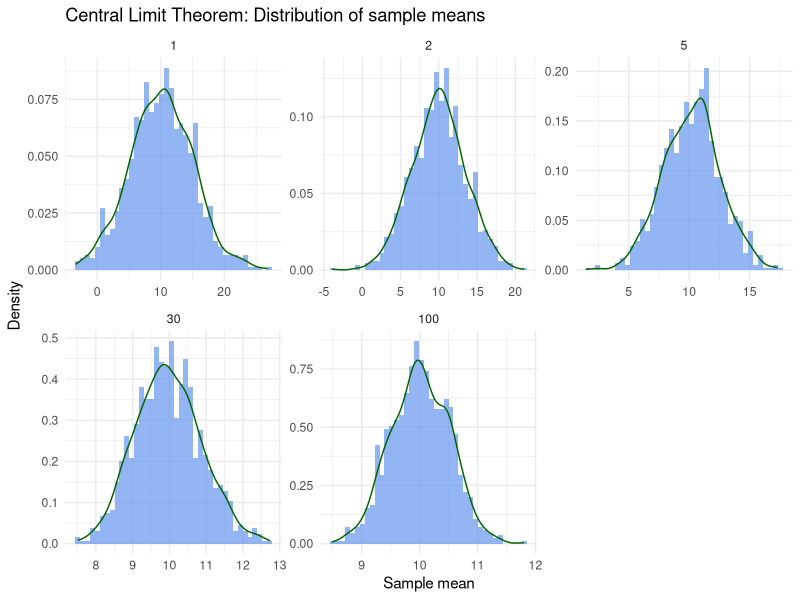

The R source for this figure:
# central_limit_theorem.R
# Demonstrate the Central Limit Theorem by sampling means
library(tidyverse)

set.seed(123)

population <- rnorm(100000, mean = 10, sd = 5)

sample_sizes <- c(1, 2, 5, 30, 100)
results <- list()

for (s in sample_sizes) {
  sample_means <- replicate(1000, mean(sample(population, s)))
  results[[as.character(s)]] <- tibble(sample_size = s, mean = sample_means)
}

df <- bind_rows(results)

# summary
df %>% group_by(sample_size) %>% summarise(mean = mean(mean), sd = sd(mean), .groups = 'drop') %>% print()

# plot
p <- df %>% ggplot(aes(x = mean)) +
  geom_histogram(aes(y = ..density..), bins = 40, fill = "cornflowerblue", alpha = 0.7) +
  geom_density(color = "darkgreen") +
  facet_wrap(~sample_size, scales = "free") +
  theme_minimal() +
  labs(title = "Central Limit Theorem: Distribution of sample means", x = "Sample mean", y = "Density")

print(p)
